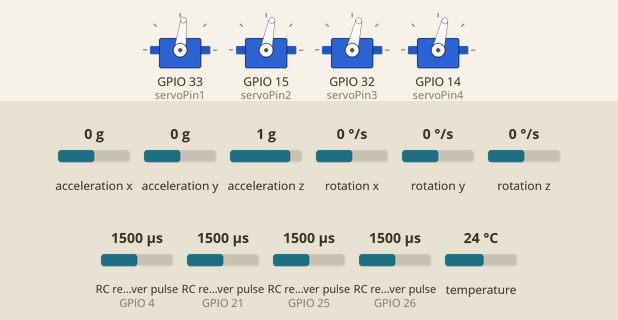
This sketch was run on a simulated ESP32. Parts: 4 × servo. Wiring (inferred from the names in the program): 4 × RC receiver channel: data GPIO 4 / data GPIO 21 / data GPIO 25 / data GPIO 26. The test bench sets the inputs (shaded band); at power-on: acceleration x 0 g, rotation x 0 °/s, rotation z 0 °/s, RC receiver pulse (sensors on GPIO 4, GPIO 21, GPIO 25, GPIO 26) 1500 µs, acceleration y 0 g, acceleration z 1 g, rotation y 0 °/s, temperature 24 °C.

Above: at 6.2 s.
6.3 s: acceleration x set to -1.4 g
At 8.0 s:
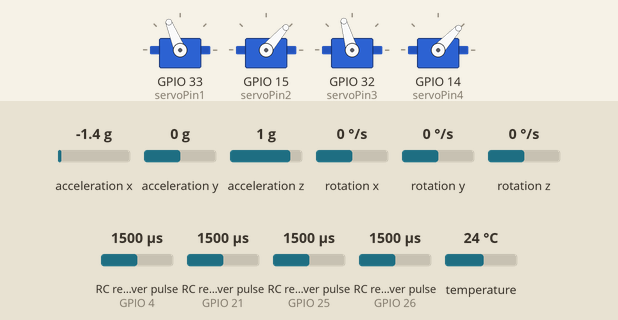
9.3 s: rotation x set to -154 °/s
At 11.4 s:
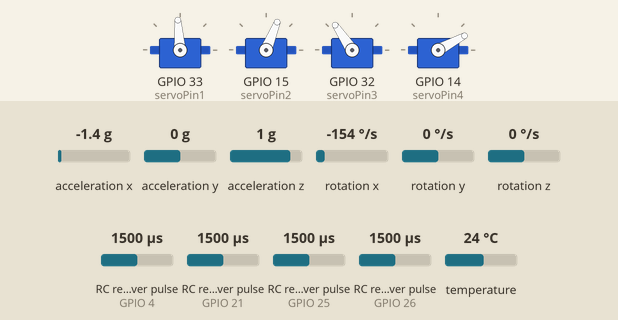
12.3 s: rotation z set to 192 °/s
At 14.1 s:
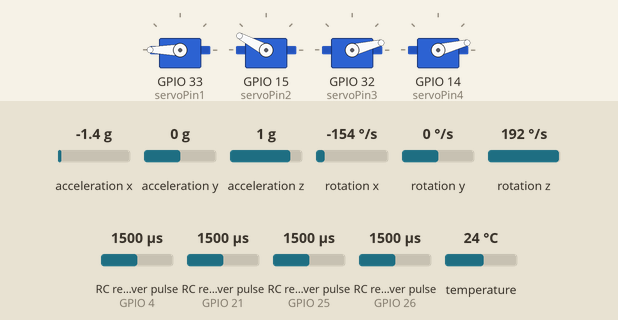
15.3 s: RC receiver pulse (sensor on GPIO 4) set to 1020 µs
At 16.5 s:
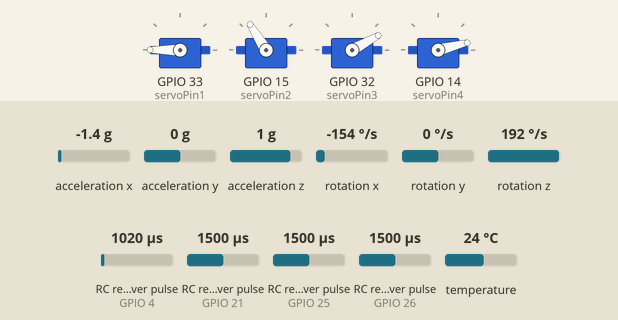
16.8 s: RC receiver pulse (sensor on GPIO 21) set to 1020 µs
At 18.0 s:
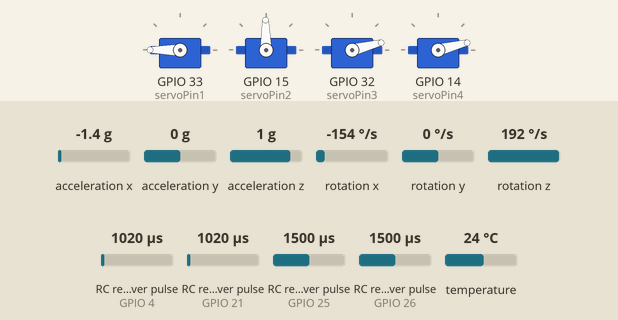
18.3 s: RC receiver pulse (sensor on GPIO 25) set to 1020 µs
At 19.0 s:
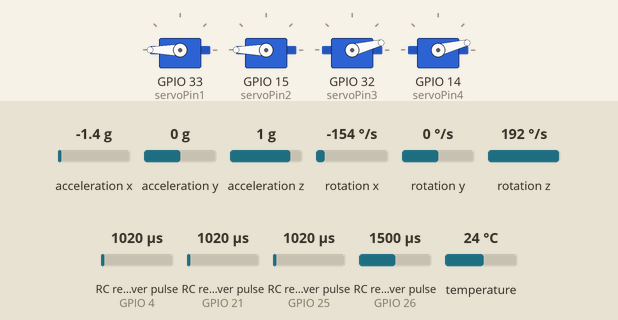
Timing chart, 0 to 20.8 s (numbered marks = the images above; inputs shaded):
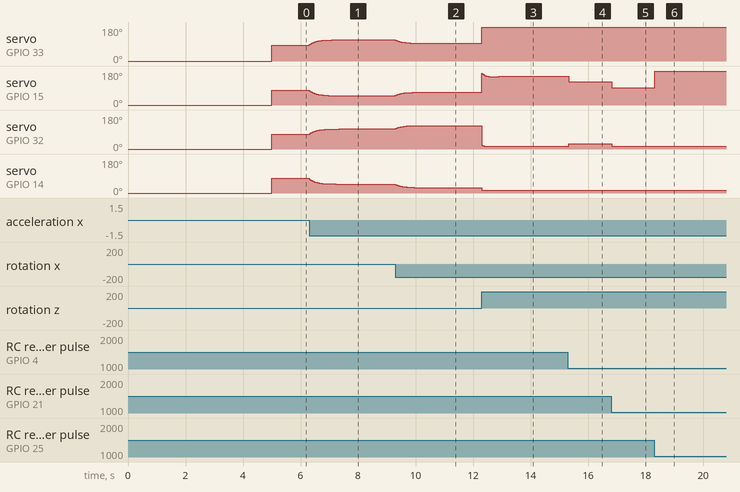

Measured:
- after the input at 6.3 s, servo on GPIO 33 (servoPin1): moves from 83° to 112° over 0.79 s, starting at once; servo on GPIO 15 (servoPin2): moves from 79° to 49° over 1.0 s, starting at once
- after the input at 9.3 s, servo on GPIO 33 (servoPin1): moves from 112° to 94° over 0.75 s, starting at once; servo on GPIO 15 (servoPin2): moves from 49° to 68° over 0.96 s, starting at once
- after the input at 12.3 s, servo on GPIO 33 (servoPin1): 94° → 180° at once; servo on GPIO 32 (servoPin3): 124° → 14° at once; servo on GPIO 14 (servoPin4): 28° → 14° at once
- after the input at 15.3 s, servo on GPIO 15 (servoPin2): 152° → 122° at once; servo on GPIO 32 (servoPin3): 14° → 29° at once
- after the input at 16.8 s, servo on GPIO 15 (servoPin2): 122° → 91° at once; servo on GPIO 32 (servoPin3): 29° → 14° at once
- after the input at 18.3 s, servo on GPIO 15 (servoPin2): 91° → 180° at once

The sketch:

esp_flight_controller_v2.ino
```cpp
#include <Adafruit_MPU6050.h>
#include <Wire.h>
// Include the ESP32 Arduino Servo Library instead of the original Arduino Servo Library
#include <ESP32Servo.h>

Servo myservo1;  // create servo object to control a servo
Servo myservo2;
Servo myservo3;
Servo myservo4;

int servoPin1 = 33;
int servoPin2 = 15;
int servoPin3 = 32;
int servoPin4 = 14;

Adafruit_MPU6050 mpu;

// conversion from rad/s to degrees/s and vice versa
const float rad2deg = 57.29577;
const float deg2rad = 0.01745;

const float micro2sec = 0.000001;

// from calibration
float gyro_x_cal;
float gyro_y_cal;
float gyro_z_cal;
float acc_x_cal;
float acc_y_cal;

float gyro_x;
float gyro_y;
float gyro_z;

float gyro_angle_x = 0;
float gyro_angle_y = 0;
float gyro_angle_z = 0;

float acc_angle_x;
float acc_angle_y;

unsigned long time_last_measurement;
unsigned long time_elapsed;

bool firstIteration = true;

// assign your channel in pins
#define THROTTLE_IN_PIN 26
#define PITCH_IN_PIN 4
#define ROLL_IN_PIN 21
#define YAW_IN_PIN 25

// assign channel out pins
// ...

// bit flags indicating the channels have  new signals
#define THROTTLE_FLAG 1
#define PITCH_FLAG 2
#define ROLL_FLAG 4
#define YAW_FLAG 8

// Holds the update flags defined above
volatile uint8_t bUpdateFlagsShared;

// shared variables updated by the ISR and read by loop
volatile uint16_t unThrottleInShared;
volatile uint16_t unPitchInShared;
volatile uint16_t unRollInShared;
volatile uint16_t unYawInShared;

// these are used to record the rising edge of a pulse
// they do not need to be volative as they are only used in he ISR
uint32_t ulThrottleStart;
uint32_t ulPitchStart;
uint32_t ulRollStart;
uint32_t ulYawStart;

// contant limits
int pMIN = 1000;
int MINarmed = 1075;
float xy_min = -50; //-50;
float xy_max = 50; //50;
float z_min = -150;
float z_max = 150;
int thrust_min = 900;
int thrust_max = 2000;
int max_thrust = 1800;

// input RC variables
int input_throttle;
float input_pitch;
float input_roll;
float input_yaw = 0;

// error variables
float error_x;
float error_y;
float error_z;
float prev_error_x = 0;
float prev_error_y = 0;

// PID
bool firstIterationPID = true;
float Kp = 3.0; //3.2; //2
float Ki = 0;
float Kd = 26; // smooth again at 35 - 25% de 35 (8.75) => 26.25, final value 26
float Kpz = 3;
float Kiz = 0;
// setting a Kd gain for the yaw is not necessary, because it
// has high drag from the props

unsigned long pid_time_last_measurement = 0;
unsigned long pid_time_elapsed;
float proportional_x;
float proportional_y;
float proportional_z;
float integral_x = 0.0;
float integral_y = 0.0;
float integral_z = 0.0;
float derivative_x;
float derivative_y;

// velocities
int rearLeft;
int rearRight;
int frontLeft;
int frontRight;

void IRAM_ATTR calcThrottle()
{
  // if the pin is high, it is a rising edge
  if (digitalRead(THROTTLE_IN_PIN)==HIGH)
  {
    ulThrottleStart = micros();
  }
  else
  {
    // else it is a falling edge
    unThrottleInShared = (uint16_t)(micros() - ulThrottleStart);

    // set the throttle flag to indicate that a new throttle signal has been
    // received
    bUpdateFlagsShared |= THROTTLE_FLAG;
  }
}

void IRAM_ATTR calcPitch()
{
  // if the pin is high, it is a rising edge
  if (digitalRead(PITCH_IN_PIN)==HIGH)
  {
    ulPitchStart = micros();
  }
  else
  {
    // else it is a falling edge
    unPitchInShared = (uint16_t)(micros() - ulPitchStart);

    // set the throttle flag to indicate that a new throttle signal has been
    // received
    bUpdateFlagsShared |= PITCH_FLAG;
  }
}

void IRAM_ATTR calcRoll()
{
  // if the pin is high, it is a rising edge
  if (digitalRead(ROLL_IN_PIN)==HIGH)
  {
    ulRollStart = micros();
  }
  else
  {
    // else it is a falling edge
    unRollInShared = (uint16_t)(micros() - ulRollStart);

    // set the throttle flag to indicate that a new throttle signal has been
    // received
    bUpdateFlagsShared |= ROLL_FLAG;
  }
}

void IRAM_ATTR calcYaw()
{
  // if the pin is high, it is a rising edge
  if (digitalRead(YAW_IN_PIN)==HIGH)
  {
    ulYawStart = micros();
  }
  else
  {
    // else it is a falling edge
    unYawInShared = (uint16_t)(micros() - ulYawStart);

    // set the throttle flag to indicate that a new throttle signal has been
    // received
    bUpdateFlagsShared |= YAW_FLAG;
  }
}

void setup() {
  // Serial.begin(115200);

  // IMU SETUP
  mpu.begin();
  // set sensitivities
  // AFS_SEL = 1, +-4G
  mpu.setAccelerometerRange(MPU6050_RANGE_4_G);
  // FS_SEL = 1, +-500 degrees/second, 65.5 LSB/°/s
  mpu.setGyroRange(MPU6050_RANGE_500_DEG);
  // set bandwidth - disable it
  mpu.setFilterBandwidth(MPU6050_BAND_260_HZ);

  // perform gyro calibration
  calibrate_gyro();

  // RC INTERRUPTS SETUP
  attachInterrupt(THROTTLE_IN_PIN, calcThrottle, CHANGE);
  attachInterrupt(PITCH_IN_PIN, calcPitch, CHANGE);
  attachInterrupt(ROLL_IN_PIN, calcRoll, CHANGE);
  attachInterrupt(YAW_IN_PIN, calcYaw, CHANGE);

  myservo1.attach(servoPin1, 1000, 2000);
  myservo2.attach(servoPin2, 1000, 2000);
  myservo3.attach(servoPin3, 1000, 2000);
  myservo4.attach(servoPin4, 1000, 2000);

  // arm the motors
  myservo1.write(pMIN);
  myservo2.write(pMIN);
  myservo3.write(pMIN);
  myservo4.write(pMIN);
  delay(5000);
}

void loop() {
  // put your main code here, to run repeatedly:
  calculateAngle();

  receiveControls();

  calculateErrors();

  calculatePID();

  calculateVelocities();

  runMotors();

  // debug();

}

void calibrate_gyro() {
  float x = 0;
  float y = 0;
  float z = 0;
  float acc_x = 0;
  float acc_y = 0;
  int n = 7000;

  sensors_event_t a, g, temp;
  mpu.getEvent(&a, &g, &temp);

  for (int i=0; i<n; i++){
    x += g.gyro.x;
    y += g.gyro.y;
    z += g.gyro.z;

    acc_x += atan(a.acceleration.y/a.acceleration.z);
    acc_y += -atan(a.acceleration.x/a.acceleration.z);
  }

  gyro_x_cal = (x/n)*rad2deg;
  gyro_y_cal = (y/n)*rad2deg;
  gyro_z_cal = (z/n)*rad2deg;

  acc_x_cal = (acc_x/n)*rad2deg;
  acc_y_cal = (acc_y/n)*rad2deg;
}

void calculateAngle() {
  sensors_event_t a, g, temp;
  mpu.getEvent(&a, &g, &temp);
  // acceleration is measured in  (m/s2)
  // angular velocity is measured in rad/seconds

  gyro_x = g.gyro.x*rad2deg - gyro_x_cal;
  gyro_y = g.gyro.y*rad2deg - gyro_y_cal;
  // in the z axis the target and reference will be the
  // rotational speed, and not the angle
  gyro_z = g.gyro.z*rad2deg - gyro_z_cal;

  time_elapsed = (micros() - time_last_measurement);

  gyro_angle_x += gyro_x*time_elapsed*micro2sec;
  gyro_angle_y += gyro_y*time_elapsed*micro2sec;
  // gyro_angle_z += gyro_z*time_elapsed*micro2sec;

  gyro_angle_x += gyro_angle_y * sin(gyro_z*time_elapsed*micro2sec*deg2rad);
  gyro_angle_y -= gyro_angle_x * sin(gyro_z*time_elapsed*micro2sec*deg2rad);

  time_last_measurement = micros();

  acc_angle_x = atan(a.acceleration.y/a.acceleration.z)*rad2deg - acc_x_cal;
  acc_angle_y = -atan(a.acceleration.x/a.acceleration.z)*rad2deg - acc_y_cal;

  if (firstIteration) {
    gyro_angle_x = acc_angle_x;
    gyro_angle_y = acc_angle_y;
    // gyro_angle_z = 0.0;

    firstIteration = false;
  } else {
    gyro_angle_x = 0.99*gyro_angle_x + acc_angle_x*0.01;
    gyro_angle_y = 0.99*gyro_angle_y + acc_angle_y*0.01;
  }
}

void receiveControls(){
  // create local variables to hold copies of the channel inputs
  // static variables persist beyond the function call, preserving their data between // function calls.
  static uint16_t unThrottleIn;
  static uint16_t unPitchIn;
  static uint16_t unRollIn;
  static uint16_t unYawIn;

  // local copy of update flags
  static uint8_t bUpdateFlags;

  // check shared update flags to see if any channels have a new signal
  if (bUpdateFlagsShared)
  {
    // turn interrupts off while we take local copies of the shared variables
    noInterrupts();

    // local copu of which channels were updated
    bUpdateFlags = bUpdateFlagsShared;

    // copy the shared values flagged
    if (bUpdateFlags & THROTTLE_FLAG)
    {
      unThrottleIn = unThrottleInShared;
    }
    if (bUpdateFlags & PITCH_FLAG)
    {
      unPitchIn = unPitchInShared;
    }
    if (bUpdateFlags & ROLL_FLAG)
    {
      unRollIn = unRollInShared;
    }
    if (bUpdateFlags & YAW_FLAG)
    {
      unYawIn = unYawInShared;
    }
    // clear shared copy of updated flags
    bUpdateFlagsShared = 0;

    interrupts(); // turn interrupts back on
  }

  input_throttle = map(unThrottleIn, 1099, 1919, thrust_min, thrust_max);
  input_pitch = map(unPitchIn, 1099, 1919, xy_min, xy_max);
  input_roll = map(unRollIn, 1099, 1919, xy_min, xy_max);
  input_yaw = map(unYawIn, 1099, 1919, z_min, z_max);

  // failsafes
  if (unThrottleIn < 1000){
    input_throttle = thrust_min;
  }
  else if (unThrottleIn > 2000){
    input_throttle = thrust_min;
  }
  if (unPitchIn < 1000){
    input_pitch = 0;
  }
  else if (unPitchIn > 2000){
    input_pitch = 0;
  }
  if (unRollIn < 1000){
    input_roll = 0;
  }
  else if (unRollIn > 2000){
    input_roll = 0;
  }
  if (unYawIn < 1000){
    input_yaw = 0;
  }
  else if (unYawIn > 2000){
    input_yaw = 0;
  }
}

void calculateErrors() {
  error_x = gyro_angle_x - input_roll;
  error_y = gyro_angle_y - input_pitch;
  error_z = gyro_z - input_yaw;
}

void calculatePID() {
// float Kp = 2;
// float Ki = 0.001;
// float Kd = 0.5;
// float Kpz = 2;
// unsigned long pid_time_last_measurement;
// unsigned long pid_time_elapsed;
  pid_time_elapsed = micros() - pid_time_last_measurement;

  proportional_x = error_x*Kp;
  proportional_y = error_y*Kp;
  proportional_z = error_z*Kpz;

  if (firstIterationPID) {
    integral_x = 0.0;
    integral_y = 0.0;
    integral_z = 0.0;

    firstIterationPID = false;
  } else {
    // integral_x += error_x*Ki*pid_time_elapsed*micro2sec;
    // integral_y += error_y*Ki*pid_time_elapsed*micro2sec;
    // integral_z += error_z*Kiz*pid_time_elapsed*micro2sec;

    integral_x += error_x*Ki;
    integral_y += error_y*Ki;
    integral_z += error_z*Kiz;
  }

  // derivative_x = Kd*(error_x - prev_error_x)/(pid_time_elapsed*micro2sec);
  // derivative_y = Kd*(error_y - prev_error_y)/(pid_time_elapsed*micro2sec);

  derivative_x = Kd*(error_x - prev_error_x);
  derivative_y = Kd*(error_y - prev_error_y);

  prev_error_x = error_x;
  prev_error_y = error_y;
  pid_time_last_measurement = micros();
}

void calculateVelocities() {
  if (input_throttle > max_thrust){
    input_throttle = max_thrust;
  }

  // rearLeft = MOTOR 2
  // rearRight = MOTOR 4
  // frontLeft = MOTOR 3
  // frontRight  =  MOTOR 1
  rearLeft = input_throttle - proportional_x - integral_x - derivative_x - proportional_y - integral_y - derivative_y + proportional_z + integral_z;

  rearRight = input_throttle + proportional_x + integral_x + derivative_x - proportional_y - integral_y - derivative_y - proportional_z - integral_z;

  frontLeft = input_throttle - proportional_x - integral_x - derivative_x + proportional_y + integral_y + derivative_y - proportional_z - integral_z;

  frontRight  = input_throttle + proportional_x + integral_x + derivative_x + proportional_y + integral_y + derivative_y + proportional_z + integral_z;

  if (rearLeft < MINarmed){
    rearLeft = MINarmed;
  }
  else if (rearLeft > thrust_max){
    rearLeft = thrust_max;
  }

  if (rearRight < MINarmed){
    rearRight = MINarmed;
  }
  else if (rearRight > thrust_max){
    rearRight = thrust_max;
  }

  if (frontLeft < MINarmed){
    frontLeft = MINarmed;
  }
  else if (frontLeft > thrust_max){
    frontLeft = thrust_max;
  }

  if (frontRight < MINarmed){
    frontRight = MINarmed;
  }
  else if (frontRight > thrust_max){
    frontRight = thrust_max;
  }
}

void runMotors(){
  // rearLeft = MOTOR 2
  // rearRight = MOTOR 4
  // frontLeft = MOTOR 3
  // frontRight  =  MOTOR 1
  myservo1.write(frontRight);
  myservo2.write(rearLeft);
  myservo3.write(frontLeft);
  myservo4.write(rearRight);
}

void debug(){
  // Serial.print(input_throttle);
  // Serial.print(" - ");
  // Serial.print(input_pitch);
  // Serial.print(" - ");
  // Serial.print(input_roll);
  // Serial.print(" - ");
  // Serial.print(input_yaw);
  // Serial.print(" - ");
  Serial.print(frontRight);
  Serial.print(" - ");
  Serial.print(rearLeft);
  Serial.print(" - ");
  Serial.print(frontLeft);
  Serial.print(" - ");
  Serial.print(rearRight);
  Serial.print(" - ");
  Serial.print(error_x);
  Serial.print(" - ");
  Serial.print(error_y);
  Serial.print(" - ");
  Serial.print(error_z);
  Serial.print(" - ");
  Serial.print(gyro_angle_x);
  Serial.print(" - ");
  Serial.print(gyro_angle_y);
  Serial.print(" - ");
  Serial.print(gyro_z);
  Serial.print(" - ");
  Serial.print(input_roll);
  Serial.print(" - ");
  Serial.print(input_pitch);
  Serial.print(" - ");
  Serial.print(input_yaw);
  Serial.print(" - ");
  Serial.print(proportional_z);
  Serial.print(" - ");
  Serial.print(integral_z);
  Serial.println("");
}
```
